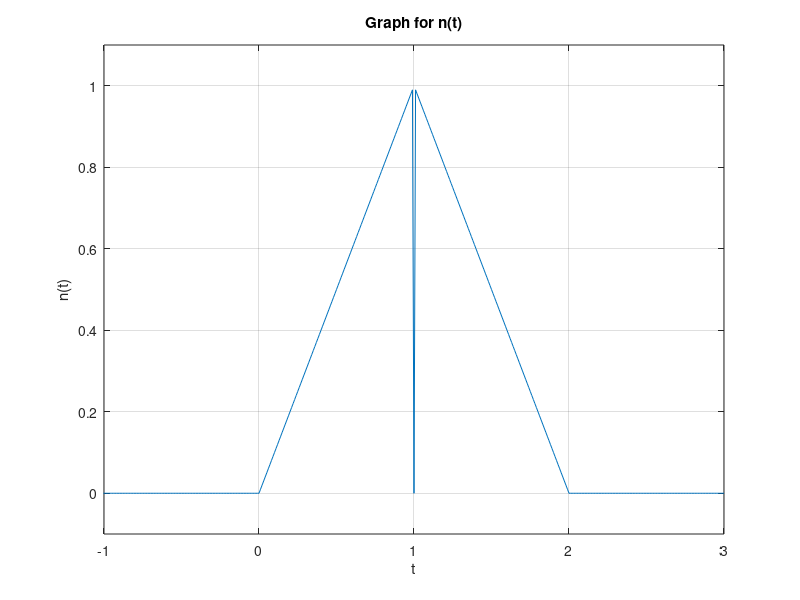

This chart was generated by the following MATLAB code:
t = (-2:0.01:3); %ranges from (-2,3) and the step size is 0.01 for the the time interval
p = @(t) 1.0.*((t>=0)&(t<1)); %Equation of the funtion
r = @(t) t .* p(t);
n = @(t)r(t) + r(-t+2);

plot(t,n(t)); %plots the function
xlabel('t'); %labels the x-axis
ylabel('n(t)'); %label for the y-axis
title ('Graph for n(t)')
grid; %shows as a grid
axis([-1 3 -.1 1.1]); %The x-axis intervals